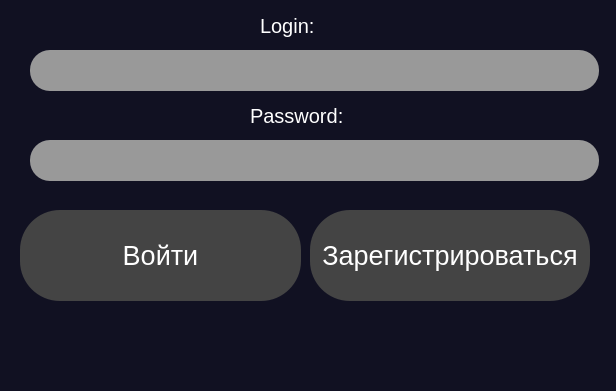
<?xml version="1.0" encoding="UTF-8"?>
<ui version="4.0">
 <class>Dialog</class>
 <widget class="QDialog" name="Dialog">
  <property name="geometry">
   <rect>
    <x>0</x>
    <y>0</y>
    <width>616</width>
    <height>391</height>
   </rect>
  </property>
  <property name="windowTitle">
   <string>Dialog</string>
  </property>
  <property name="styleSheet">
   <string notr="true">background-color: #111122</string>
  </property>
  <widget class="QPushButton" name="pushButton_register">
   <property name="geometry">
    <rect>
     <x>310</x>
     <y>210</y>
     <width>280</width>
     <height>91</height>
    </rect>
   </property>
   <property name="font">
    <font>
     <pointsize>20</pointsize>
    </font>
   </property>
   <property name="styleSheet">
    <string notr="true">QPushButton{
	background-color: #444444;
	color: white;
	border-radius: 40;
	border-color: red
}

QPushButton:pressed{
	background-color: #666666;
	color: #111111;
}</string>
   </property>
   <property name="text">
    <string>Зарегистрироваться</string>
   </property>
  </widget>
  <widget class="QPushButton" name="pushButton_enter">
   <property name="geometry">
    <rect>
     <x>20</x>
     <y>210</y>
     <width>281</width>
     <height>91</height>
    </rect>
   </property>
   <property name="font">
    <font>
     <pointsize>20</pointsize>
    </font>
   </property>
   <property name="styleSheet">
    <string notr="true">QPushButton{
	background-color: #444444;
	color: white;
	border-radius: 40;
	border-color: red
}

QPushButton:pressed{
	background-color: #666666;
	color: #111111;
}</string>
   </property>
   <property name="text">
    <string>Войти</string>
   </property>
  </widget>
  <widget class="QLineEdit" name="lineEdit_pasword">
   <property name="geometry">
    <rect>
     <x>30</x>
     <y>140</y>
     <width>569</width>
     <height>41</height>
    </rect>
   </property>
   <property name="font">
    <font>
     <pointsize>15</pointsize>
    </font>
   </property>
   <property name="styleSheet">
    <string notr="true">background-color: #999999;
color: white;
border-radius: 20;
border-color: red</string>
   </property>
  </widget>
  <widget class="QLineEdit" name="lineEdit_login">
   <property name="geometry">
    <rect>
     <x>30</x>
     <y>50</y>
     <width>569</width>
     <height>41</height>
    </rect>
   </property>
   <property name="font">
    <font>
     <pointsize>15</pointsize>
    </font>
   </property>
   <property name="styleSheet">
    <string notr="true">background-color: #999999;
color: white;
border-radius: 20;
border-color: red</string>
   </property>
  </widget>
  <widget class="QLabel" name="label">
   <property name="geometry">
    <rect>
     <x>260</x>
     <y>10</y>
     <width>81</width>
     <height>31</height>
    </rect>
   </property>
   <property name="font">
    <font>
     <pointsize>15</pointsize>
    </font>
   </property>
   <property name="styleSheet">
    <string notr="true">color: white</string>
   </property>
   <property name="text">
    <string>Login:</string>
   </property>
  </widget>
  <widget class="QLabel" name="label_2">
   <property name="geometry">
    <rect>
     <x>250</x>
     <y>100</y>
     <width>101</width>
     <height>31</height>
    </rect>
   </property>
   <property name="font">
    <font>
     <pointsize>15</pointsize>
    </font>
   </property>
   <property name="styleSheet">
    <string notr="true">color: white</string>
   </property>
   <property name="text">
    <string>Password:</string>
   </property>
  </widget>
  <widget class="QLabel" name="label_check">
   <property name="geometry">
    <rect>
     <x>110</x>
     <y>320</y>
     <width>391</width>
     <height>41</height>
    </rect>
   </property>
   <property name="font">
    <font>
     <pointsize>20</pointsize>
    </font>
   </property>
   <property name="styleSheet">
    <string notr="true">color: white</string>
   </property>
   <property name="text">
    <string/>
   </property>
  </widget>
 </widget>
 <resources/>
 <connections/>
</ui>
